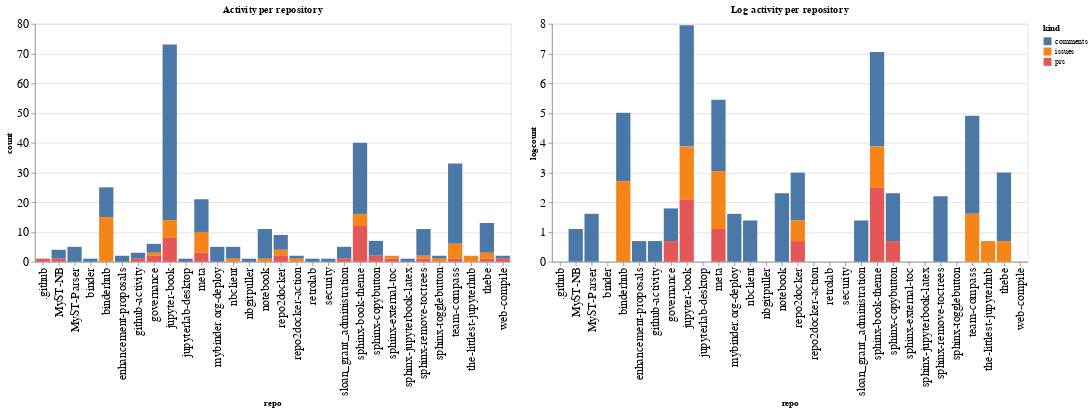

Here is the notebook cell this chart was saved with:
### Code cell
ch1 = alt.Chart(repo_summaries, width=600, title="Activity per repository").mark_bar().encode(
    x='repo',
    y='count',
    color='kind',
    tooltip="kind"
)

ch2 = alt.Chart(repo_summaries, width=600, title="Log activity per repository").mark_bar().encode(
    x='repo',
    y='logcount',
    color='kind',
    tooltip="kind"
)

ch1 | ch2

### Figure 1 — Vega-Lite specification as saved in the notebook (floating-point values rounded to 4 significant figures)
{"config": {"axisLeft": {"labelFontSize": 15}, "axisBottom": {"labelFontSize": 15}}, "hconcat": [{"mark": "bar", "encoding": {"color": {"type": "nominal", "field": "kind"}, "tooltip": {"type": "nominal", "field": "kind"}, "x": {"type": "nominal", "field": "repo"}, "y": {"type": "quantitative", "field": "count"}}, "title": "Activity per repository", "width": 600}, {"mark": "bar", "encoding": {"color": {"type": "nominal", "field": "kind"}, "tooltip": {"type": "nominal", "field": "kind"}, "x": {"type": "nominal", "field": "repo"}, "y": {"type": "quantitative", "field": "logcount"}}, "title": "Log activity per repository", "width": 600}], "data": {"name": "data-2cf9a9e8d28eaf7c2b06dbeb080408de"}, "$schema": "https://vega.github.io/schema/vega-lite/v4.8.1.json", "datasets": {"data-2cf9a9e8d28eaf7c2b06dbeb080408de": [{"repo": ".github", "kind": "prs", "count": 1, "logcount": 0.0}, {"repo": "MyST-NB", "kind": "comments", "count": 3, "logcount": 1.099}, {"repo": "MyST-NB", "kind": "prs", "count": 1, "logcount": 0.0}, {"repo": "MyST-Parser", "kind": "comments", "count": 5, "logcount": 1.609}, {"repo": "binder", "kind": "comments", "count": 1, "logcount": 0.0}, {"repo": "binderhub", "kind": "comments", "count": 10, "logcount": 2.303}, {"repo": "binderhub", "kind": "issues", "count": 15, "logcount": 2.708}, {"repo": "enhancement-proposals", "kind": "comments", "count": 2, "logcount": 0.6931}, {"repo": "github-activity", "kind": "comments", "count": 2, "logcount": 0.6931}, {"repo": "github-activity", "kind": "prs", "count": 1, "logcount": 0.0}, {"repo": "governance", "kind": "comments", "count": 3, "logcount": 1.099}, {"repo": "governance", "kind": "issues", "count": 1, "logcount": 0.0}, {"repo": "governance", "kind": "prs", "count": 2, "logcount": 0.6931}, {"repo": "jupyter-book", "kind": "comments", "count": 59, "logcount": 4.078}, {"repo": "jupyter-book", "kind": "issues", "count": 6, "logcount": 1.792}, {"repo": "jupyter-book", "kind": "prs", "count": 8, "logcount": 2.079}, {"repo": "jupyterlab-desktop", "kind": "comments", "count": 1, "logcount": 0.0}, {"repo": "meta", "kind": "comments", "count": 11, "logcount": 2.398}, {"repo": "meta", "kind": "issues", "count": 7, "logcount": 1.946}, {"repo": "meta", "kind": "prs", "count": 3, "logcount": 1.099}, {"repo": "mybinder.org-deploy", "kind": "comments", "count": 5, "logcount": 1.609}, {"repo": "nbclient", "kind": "comments", "count": 4, "logcount": 1.386}, {"repo": "nbclient", "kind": "issues", "count": 1, "logcount": 0.0}, {"repo": "nbgitpuller", "kind": "comments", "count": 1, "logcount": 0.0}, {"repo": "notebook", "kind": "comments", "count": 10, "logcount": 2.303}, {"repo": "notebook", "kind": "issues", "count": 1, "logcount": 0.0}, {"repo": "repo2docker", "kind": "comments", "count": 5, "logcount": 1.609}, {"repo": "repo2docker", "kind": "issues", "count": 2, "logcount": 0.6931}, {"repo": "repo2docker", "kind": "prs", "count": 2, "logcount": 0.6931}, {"repo": "repo2docker-action", "kind": "comments", "count": 1, "logcount": 0.0}, {"repo": "repo2docker-action", "kind": "issues", "count": 1, "logcount": 0.0}, {"repo": "retrolab", "kind": "comments", "count": 1, "logcount": 0.0}, {"repo": "security", "kind": "comments", "count": 1, "logcount": 0.0}, {"repo": "sloan_grant_administration", "kind": "comments", "count": 4, "logcount": 1.386}, {"repo": "sloan_grant_administration", "kind": "prs", "count": 1, "logcount": 0.0}, {"repo": "sphinx-book-theme", "kind": "comments", "count": 24, "logcount": 3.178}, {"repo": "sphinx-book-theme", "kind": "issues", "count": 4, "logcount": 1.386}, {"repo": "sphinx-book-theme", "kind": "prs", "count": 12, "logcount": 2.485}, {"repo": "sphinx-copybutton", "kind": "comments", "count": 5, "logcount": 1.609}, {"repo": "sphinx-copybutton", "kind": "prs", "count": 2, "logcount": 0.6931}, {"repo": "sphinx-external-toc", "kind": "issues", "count": 1, "logcount": 0.0}, {"repo": "sphinx-external-toc", "kind": "prs", "count": 1, "logcount": 0.0}, {"repo": "sphinx-jupyterbook-latex", "kind": "comments", "count": 1, "logcount": 0.0}, {"repo": "sphinx-remove-toctrees", "kind": "comments", "count": 9, "logcount": 2.197}, {"repo": "sphinx-remove-toctrees", "kind": "issues", "count": 1, "logcount": 0.0}, {"repo": "sphinx-remove-toctrees", "kind": "prs", "count": 1, "logcount": 0.0}, {"repo": "sphinx-togglebutton", "kind": "comments", "count": 1, "logcount": 0.0}, {"repo": "sphinx-togglebutton", "kind": "issues", "count": 1, "logcount": 0.0}, {"repo": "team-compass", "kind": "comments", "count": 27, "logcount": 3.296}, {"repo": "team-compass", "kind": "issues", "count": 5, "logcount": 1.609}, {"repo": "team-compass", "kind": "prs", "count": 1, "logcount": 0.0}, {"repo": "the-littlest-jupyterhub", "kind": "issues", "count": 2, "logcount": 0.6931}, {"repo": "thebe", "kind": "comments", "count": 10, "logcount": 2.303}, {"repo": "thebe", "kind": "issues", "count": 2, "logcount": 0.6931}, {"repo": "thebe", "kind": "prs", "count": 1, "logcount": 0.0}, {"repo": "web-compile", "kind": "comments", "count": 1, "logcount": 0.0}, {"repo": "web-compile", "kind": "prs", "count": 1, "logcount": 0.0}]}}
